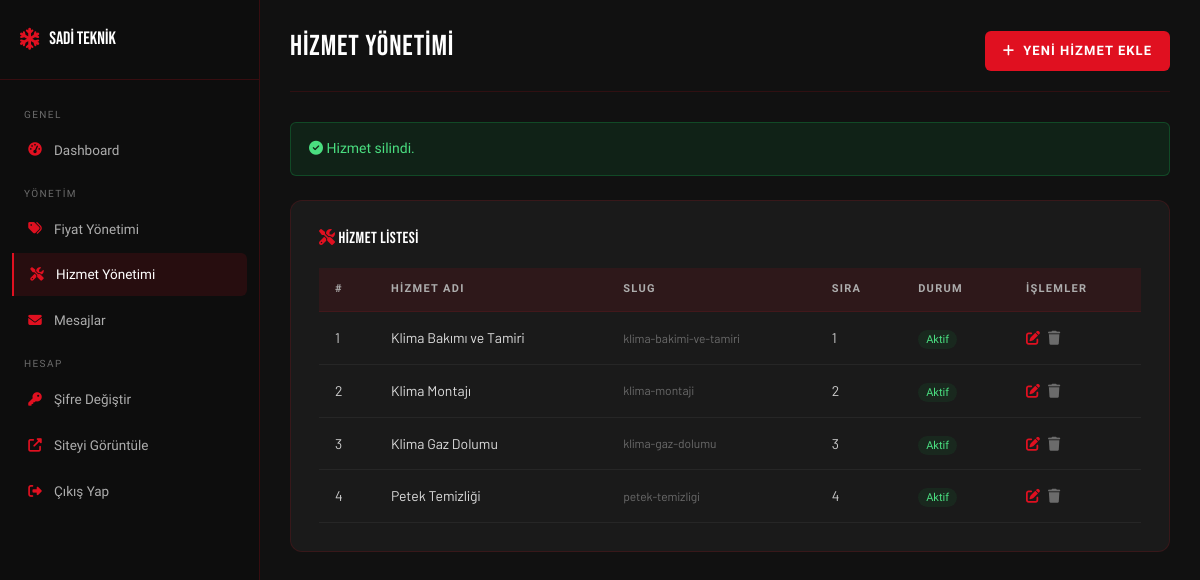
Screenshot of /admin/hizmetler.php?action=sil&id=1 (signed in) with the database file from the repository.
### tables this page shows
CREATE TABLE IF NOT EXISTS hizmetler (
    id INT AUTO_INCREMENT PRIMARY KEY,
    hizmet_adi VARCHAR(150) NOT NULL,
    aciklama TEXT,
    slug VARCHAR(100) NOT NULL UNIQUE,
    aktif TINYINT(1) DEFAULT 1,
    sira INT DEFAULT 0,
    created_at TIMESTAMP DEFAULT CURRENT_TIMESTAMP
);

### includes/config.php (called while the page is built, shortened)
<?php
function db(): PDO {
    static $pdo = null;
    if ($pdo === null) {
        $dsn = "mysql:host=" . DB_HOST . ";dbname=" . DB_NAME . ";charset=" . DB_CHARSET;
        $options = [
            PDO::ATTR_ERRMODE            => PDO::ERRMODE_EXCEPTION,
            PDO::ATTR_DEFAULT_FETCH_MODE => PDO::FETCH_ASSOC,
            PDO::ATTR_EMULATE_PREPARES   => false,
        ];
        try {
            $pdo = new PDO($dsn, DB_USER, DB_PASS, $options);
        } catch (PDOException $e) {
            die('<div style="font-family:sans-serif;padding:30px;background:#1a0000;color:#ff4444;border:1px solid #ff0000;margin:20px;border-radius:8px;">
                <h3>⚠️ Veritabanı Bağlantı Hatası</h3>
                <p>Lütfen XAMPP\'ın çalıştığından ve veritabanının kurulu olduğundan emin olun.</p>
                <code>' . htmlspecialchars($e->getMessage()) . '</code>
            </div>');
        }
    }
    return $pdo;
}

### admin/hizmetler.php (the view, shortened to what this page needs)
<?php
require_once '../includes/config.php';
$basari = $hata = '';
$action  = $_GET['action']  ?? 'liste';
$edit_id = isset($_GET['id']) ? (int)$_GET['id'] : 0;
if ($action === 'sil' && $edit_id) {
    try {
        $basari = 'Hizmet silindi.';
    } catch (Exception $e) {
        $hata = 'Silme başarısız.';
        $action = 'liste';
    }
}
$hizmetler   = db()->query("SELECT * FROM hizmetler ORDER BY sira,id")->fetchAll();
include 'sidebar.php';
?>
<div class="admin-main">
    <div class="admin-topbar">
        <h1>Hizmet Yönetimi</h1>
        <a href="?action=ekle" class="btn-red" style="font-size:13px;padding:9px 18px;">
            <i class="fas fa-plus"></i> Yeni Hizmet Ekle
        </a>
    </div>
    <?php if ($basari): ?>
    <div class="alert-success-custom mb-4"><i class="fas fa-check-circle"></i> <?= $basari ?></div>
    <?php endif; ?>
    <div class="admin-form-card">
        <h5 style="color:#fff;margin-bottom:20px;font-size:1rem;">
            <i class="fas fa-tools" style="color:var(--kirmizi);"></i> Hizmet Listesi
        </h5>
        <div style="overflow-x:auto;">
            <table class="admin-table">
                <thead>
                    <tr><th>#</th><th>Hizmet Adı</th><th>Slug</th><th>Sıra</th><th>Durum</th><th>İşlemler</th></tr>
                </thead>
                <tbody>
                    <?php foreach ($hizmetler as $i => $h): ?>
                    <tr>
                        <td><?= $i+1 ?></td>
                        <td style="color:#ddd;"><?= htmlspecialchars($h['hizmet_adi']) ?></td>
                        <td style="font-size:12px;color:var(--gri);"><?= htmlspecialchars($h['slug']) ?></td>
                        <td><?= $h['sira'] ?></td>
                        <td>
                            <?php if ($h['aktif']): ?>
                            <span style="background:rgba(22,163,74,0.1);color:#4ade80;font-size:11px;padding:3px 8px;border-radius:10px;font-family:var(--font-kalin);">Aktif</span>
                            <?php else: ?>
                            <span style="background:rgba(255,255,255,0.05);color:var(--gri);font-size:11px;padding:3px 8px;border-radius:10px;font-family:var(--font-kalin);">Pasif</span>
                            <?php endif; ?>
                        </td>
                        <td>
                            <div style="display:flex;gap:8px;">
                                <a href="?action=duzenle&id=<?= $h['id'] ?>" style="color:var(--kirmizi);font-size:14px;"><i class="fas fa-edit"></i></a>
                                <a href="?action=sil&id=<?= $h['id'] ?>" class="btn-delete-confirm" style="color:var(--gri);font-size:14px;"><i class="fas fa-trash"></i></a>
                            </div>
                        </td>
                    </tr>
                    <?php endforeach; ?>
                </tbody>
            </table>
        </div>
    </div>
</div>
</body>
</html>

### assets/css/style.css (style rules this page uses)
:root { --kirmizi: #E01020; --kirmizi-koyu: #B00D19; --kirmizi-acik: #FF2535; --siyah: #0D0D0D; --siyah-2: #1A1A1A; --siyah-3: #2A2A2A; --gri-koyu: #3D3D3D; --gri: #6B6B6B; --gri-acik: #ADADAD; --beyaz: #FFFFFF; --krem: #F5F5F0; --border: rgba(224,16,32,0.25); --font-baslik: 'Bebas Neue', sans-serif; --font-kalin: 'Barlow Condensed', sans-serif; --font-metin: 'Barlow', sans-serif; --navbar-h: 68px; --topbar-h: 38px; --radius: 6px; --radius-lg: 12px; --shadow: 0 4px 24px rgba(0,0,0,0.18); --shadow-red: 0 4px 20px rgba(224,16,32,0.30); --transition: 0.28s cubic-bezier(0.4,0,0.2,1); }
*, *::before, *::after { box-sizing: border-box; margin: 0; padding: 0; }
html { scroll-behavior: smooth; }
body { font-family: var(--font-metin); font-size: 16px; line-height: 1.7; color: var(--siyah-2); background: var(--beyaz); overflow-x: hidden; padding-top: calc(var(--topbar-h) + var(--navbar-h)); }
h1,h2,h3,h4,h5,h6 { font-family: var(--font-baslik); letter-spacing: 0.03em; line-height: 1.15; }
a { text-decoration: none; color: inherit; transition: color var(--transition); }
.btn-red { background: var(--kirmizi); color: var(--beyaz); font-family: var(--font-kalin); font-size: 13.5px; font-weight: 700; letter-spacing: 0.08em; text-transform: uppercase; padding: 12px 28px; border: none; border-radius: var(--radius); cursor: pointer; transition: all var(--transition); display: inline-flex; align-items: center; gap: 8px; }
.admin-body { padding-top: 0 !important; background: #111; min-height: 100vh; }
.admin-main { margin-left: 260px; padding: 30px; min-height: 100vh; }
.admin-topbar { display: flex; justify-content: space-between; align-items: center; margin-bottom: 30px; padding-bottom: 20px; border-bottom: 1px solid rgba(224,16,32,0.15); }
.admin-topbar h1 { font-size: 1.8rem; color: #fff; }
.admin-table { width: 100%; border-collapse: collapse; }
.admin-table thead th { background: rgba(224,16,32,0.1); color: var(--gri-acik); font-family: var(--font-kalin); font-size: 11px; letter-spacing: 0.12em; text-transform: uppercase; padding: 12px 16px; text-align: left; border-bottom: 1px solid rgba(224,16,32,0.2); }
.admin-table tbody td { padding: 14px 16px; border-bottom: 1px solid rgba(255,255,255,0.05); color: #ccc; font-size: 14px; vertical-align: middle; }
.admin-form-card { background: #1a1a1a; border: 1px solid rgba(224,16,32,0.15); border-radius: var(--radius-lg); padding: 28px; }
.alert-success-custom { background: rgba(22,163,74,0.12); border: 1px solid rgba(22,163,74,0.3); color: #4ade80; border-radius: var(--radius); padding: 14px 18px; font-family: var(--font-kalin); font-size: 14px; }

### admin/sidebar.php (style rules this page uses)
body { padding-top: 0 !important; }

### rows the page displays
hizmetler: hizmet_adi "Klima Bakımı ve Tamiri", slug "klima-bakimi-ve-tamiri", sira "1", aktif "Aktif"
hizmetler: hizmet_adi "Klima Montajı", slug "klima-montaji", sira "2", aktif "Aktif"
hizmetler: hizmet_adi "Klima Gaz Dolumu", slug "klima-gaz-dolumu", sira "3", aktif "Aktif"
hizmetler: hizmet_adi "Petek Temizliği", slug "petek-temizligi", sira "4", aktif "Aktif"

### other values shown
$basari "Hizmet silindi."
